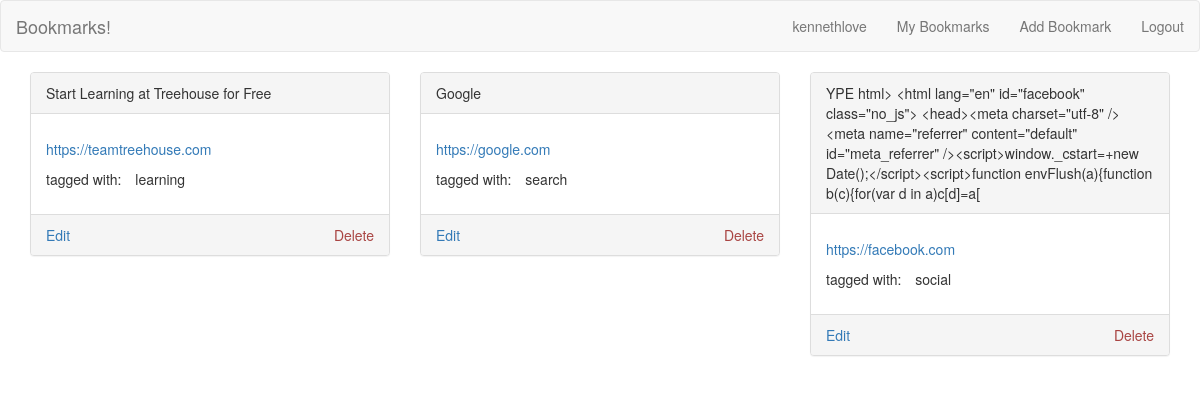
The app's page /bookmarks/ (signed in), older data.
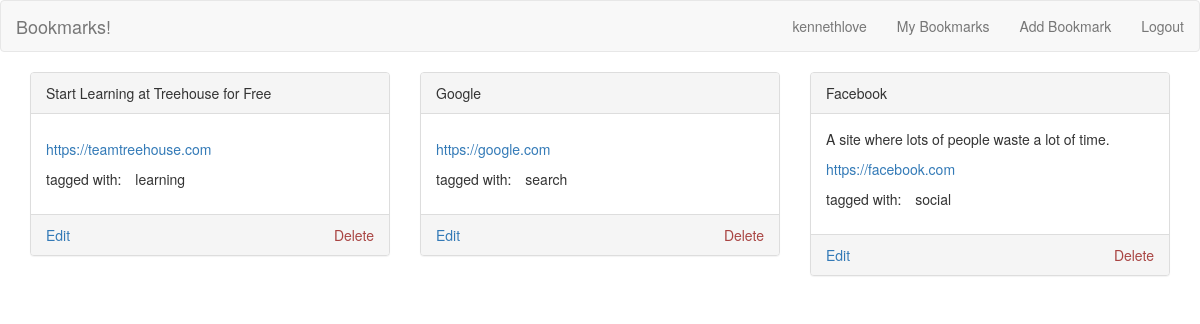
The same page, newer data.
### bookmarks/models.py (models this page shows)
class Bookmark(models.Model):
    user = models.ForeignKey(settings.AUTH_USER_MODEL, related_name='bookmarks')
    url = models.URLField('URL')
    title = models.CharField(default='', blank=True, max_length=255)
    description = models.TextField(default='', blank=True)
    created_at = models.DateTimeField(auto_now_add=True)
    updated_at = models.DateTimeField(auto_now=True)
    tags = TaggableManager()
    def __str__(self):
        return self.title if self.title else self.url
    class Meta:
        unique_together = ('url', 'user')

### bookmarks/views.py (the view)
class List(LoginRequiredMixin, generic.ListView):
    model = models.Bookmark
    def get_queryset(self):
        return self.request.user.bookmarks.all()

### bookmarks/templates/bookmarks/bookmark_list.html (shortened to what this page needs)
{% extends '_layouts/base.html' %}
{% block content %}
    {% for bookmark in object_list %}
        {% include 'bookmarks/_partials/bookmark.html' %}
    {% endfor %}
{% endblock %}

### bookmarks/templates/bookmarks/_partials/bookmark.html
<div class="col-md-4">
<div class="panel panel-default">
    <div class="panel-heading">{{ bookmark }}</div>
    <div class="panel-body">
        {{ bookmark.description|linebreaks }}
        <p><a href="{{ bookmark.url }}" target="_blank">{{ bookmark.url }}</a></p>
        <section>
            <ul class="list-inline">
                <li>tagged with:</li>
                {% for tag in bookmark.tags.all %}
                <li>{{ tag }}</li>
                {% endfor %}
            </ul>
        </section>
    </div>
    {% if not delete_view %}
    <div class="panel-footer clearfix">
        <a class="pull-left" href="{% url 'bookmarks:update' pk=bookmark.pk %}">Edit</a>
        <a href="{% url 'bookmarks:delete' pk=bookmark.pk %}" class="pull-right text-danger">Delete</a>
    </div>
    {% endif %}
</div>
</div>

Row changes from the older to the newer data that the page shows:
changed Bookmark "https://facebook.com": title "YPE html> <html lang=\"en\" id=\"facebook\" class=\"no_js\"> <head><meta charset=\"utf-8\" /><meta name=\"referrer\" content=\"default\" id=\"meta_referrer\" /><script>window._cstart=+new Date();</script><script>function envFlush(a){function b(c){for(var d in a)c[d]=a[" → "Facebook"; description (not shown) → "A site where lots of people waste a lot of time."
